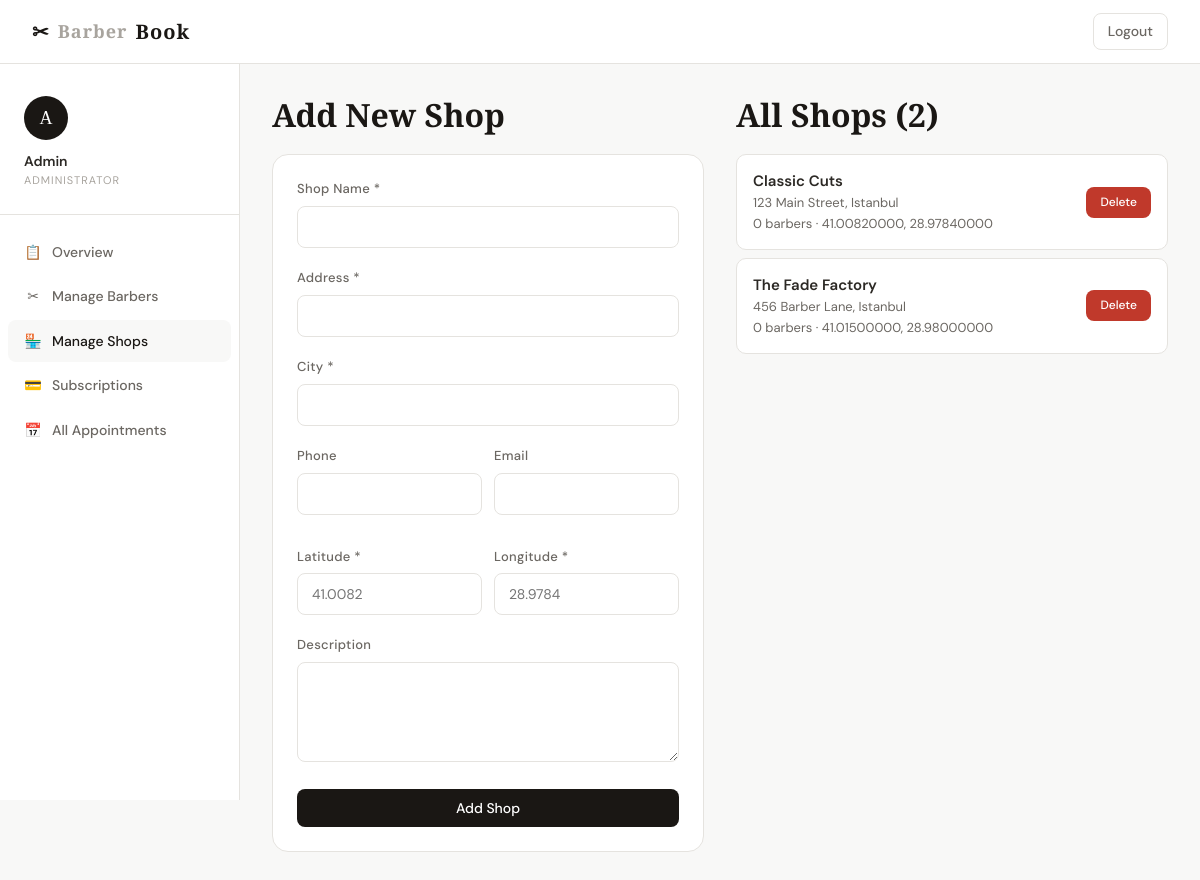
The page /admin/shops.php (signed in) on the database its author committed.
### tables this page shows
CREATE TABLE shops (
    id INT AUTO_INCREMENT PRIMARY KEY,
    name VARCHAR(150) NOT NULL,
    address VARCHAR(255) NOT NULL,
    city VARCHAR(100) NOT NULL,
    phone VARCHAR(20),
    email VARCHAR(150),
    description TEXT,
    latitude DECIMAL(10,8) NOT NULL,
    longitude DECIMAL(11,8) NOT NULL,
    avatar VARCHAR(255) DEFAULT 'default_shop.png',
    created_at TIMESTAMP DEFAULT CURRENT_TIMESTAMP
);

### includes/config.php (called while the page is built, shortened)
<?php
function e($s) { return htmlspecialchars($s ?? '', ENT_QUOTES, 'UTF-8'); }

### admin/shops.php (the view, shortened to what this page needs)
<?php
require_once '../includes/config.php';
$db = getDB();
$shops = $db->query("SELECT s.*, COUNT(b.id) as barber_count FROM shops s LEFT JOIN barbers b ON b.shop_id=s.id GROUP BY s.id ORDER BY s.name")->fetchAll();
require_once '../includes/header.php';
?>
<nav class="navbar">
  <a href="dashboard.php" class="navbar-brand">✂ <span>Barber</span>Book</a>
  <ul class="navbar-nav"><li><a href="logout.php" class="btn btn-outline btn-sm">Logout</a></li></ul>
</nav>
<div class="dashboard">
  <aside class="sidebar">
    <div class="sidebar-user"><div class="sidebar-avatar">A</div><div class="sidebar-name"><?=e($_SESSION['admin_name'])?></div><div class="sidebar-role">Administrator</div></div>
    <ul class="sidebar-nav">
      <li><a href="dashboard.php"><span class="icon">📋</span> Overview</a></li>
      <li><a href="barbers.php"><span class="icon">✂</span> Manage Barbers</a></li>
      <li><a href="shops.php" class="active"><span class="icon">🏪</span> Manage Shops</a></li>
      <li><a href="subscriptions.php"><span class="icon">💳</span> Subscriptions</a></li>
      <li><a href="appointments.php"><span class="icon">📅</span> All Appointments</a></li>
    </ul>
  </aside>
  <div class="main-content">
    <div class="grid grid-2" style="gap:32px">
      <div>
        <h2 style="margin-bottom:20px">Add New Shop</h2>
        <div class="card">
          <div class="card-body">
            <form method="POST">
              <div class="form-group"><label class="form-label">Shop Name *</label><input type="text" name="name" class="form-control" required></div>
              <div class="form-group"><label class="form-label">Address *</label><input type="text" name="address" class="form-control" required></div>
              <div class="form-group"><label class="form-label">City *</label><input type="text" name="city" class="form-control" required></div>
              <div class="grid grid-2" style="gap:12px">
                <div class="form-group"><label class="form-label">Phone</label><input type="tel" name="phone" class="form-control"></div>
                <div class="form-group"><label class="form-label">Email</label><input type="email" name="email" class="form-control"></div>
                <div class="form-group"><label class="form-label">Latitude *</label><input type="number" name="latitude" step="any" class="form-control" required placeholder="41.0082"></div>
                <div class="form-group"><label class="form-label">Longitude *</label><input type="number" name="longitude" step="any" class="form-control" required placeholder="28.9784"></div>
              </div>
              <div class="form-group"><label class="form-label">Description</label><textarea name="description" class="form-control" rows="2"></textarea></div>
              <button type="submit" class="btn btn-primary btn-full">Add Shop</button>
            </form>
          </div>
        </div>
      </div>
      <div>
        <h2 style="margin-bottom:20px">All Shops (<?=count($shops)?>)</h2>
        <?php foreach($shops as $s): ?>
        <div style="padding:14px 16px;background:var(--white);border:1px solid var(--border);border-radius:10px;margin-bottom:8px">
          <div class="flex-between">
            <div>
              <div style="font-weight:600"><?=e($s['name'])?></div>
              <div class="text-small text-muted"><?=e($s['address'])?>, <?=e($s['city'])?></div>
              <div class="text-small text-muted"><?=$s['barber_count']?> barbers · <?=e($s['latitude'])?>, <?=e($s['longitude'])?></div>
            </div>
            <a href="?delete=<?=$s['id']?>" class="btn btn-danger btn-sm" onclick="return confirm('Delete shop and all its barbers?')">Delete</a>
          </div>
        </div>
        <?php endforeach; ?>
      </div>
    </div>
  </div>
</div>
<?php require_once '../includes/footer.php'; ?>

### includes/header.php (shortened to what this page needs)
<?php require_once __DIR__ . '/config.php'; ?>
<!DOCTYPE html>
<html lang="en">
<head>
<link rel="stylesheet" href="<?= SITE_URL ?>/css/style.css">
</head>
<body>

### includes/footer.php (shortened to what this page needs)
</body>
</html>

### css/style.css (style rules this page uses)
:root { --white: #ffffff; --off-white: #f8f8f7; --light: #f0efed; --border: #e5e3df; --muted: #a8a49e; --text-light: #6b6762; --text: #2c2925; --dark: #1a1714; --accent: #2c2925; --accent-hover: #1a1714; --success: #2d6a4f; --danger: #c0392b; --warning: #e67e22; --radius: 8px; --radius-lg: 16px; --shadow: 0 2px 12px rgba(0,0,0,0.06); --shadow-md: 0 4px 24px rgba(0,0,0,0.10); --transition: all 0.2s ease; }
*, *::before, *::after { box-sizing: border-box; margin: 0; padding: 0; }
html { scroll-behavior: smooth; }
body { font-family: 'DM Sans', sans-serif; background: var(--off-white); color: var(--text); font-size: 15px; line-height: 1.6; -webkit-font-smoothing: antialiased; }
h1, h2, h3, h4 { font-family: 'Playfair Display', serif; font-weight: 600; line-height: 1.2; color: var(--dark); }
h2 { font-size: clamp(22px, 4vw, 32px); }
a { color: var(--accent); text-decoration: none; transition: var(--transition); }
.navbar { background: var(--white); border-bottom: 1px solid var(--border); padding: 0 32px; height: 64px; display: flex; align-items: center; justify-content: space-between; position: sticky; top: 0; z-index: 100; backdrop-filter: blur(8px); }
.navbar-brand { font-family: 'Playfair Display', serif; font-size: 20px; font-weight: 700; color: var(--dark); letter-spacing: 1px; display: flex; align-items: center; gap: 8px; }
.navbar-brand span { color: var(--muted); font-size: 18px; }
.navbar-nav { display: flex; align-items: center; gap: 24px; list-style: none; }
.navbar-nav a { color: var(--text-light); font-size: 14px; font-weight: 500; }
.btn { display: inline-flex; align-items: center; justify-content: center; gap: 6px; padding: 10px 22px; border: none; border-radius: var(--radius); font-family: 'DM Sans', sans-serif; font-size: 14px; font-weight: 500; cursor: pointer; transition: var(--transition); text-decoration: none; white-space: nowrap; }
.btn-primary { background: var(--dark); color: var(--white); }
.btn-outline { background: transparent; color: var(--dark); border: 1.5px solid var(--border); }
.btn-danger { background: var(--danger); color: var(--white); }
.btn-sm { padding: 6px 14px; font-size: 12px; }
.btn-full { width: 100%; }
.form-group { margin-bottom: 20px; }
.form-label { display: block; font-size: 13px; font-weight: 500; color: var(--text-light); margin-bottom: 6px; letter-spacing: 0.3px; }
.form-control { width: 100%; padding: 11px 14px; border: 1.5px solid var(--border); border-radius: var(--radius); font-family: 'DM Sans', sans-serif; font-size: 14px; background: var(--white); color: var(--text); transition: var(--transition); outline: none; }
textarea.form-control { resize: vertical; min-height: 100px; }
.card { background: var(--white); border: 1px solid var(--border); border-radius: var(--radius-lg); overflow: hidden; transition: var(--transition); }
.card-body { padding: 24px; }
.grid { display: grid; gap: 20px; }
.grid-2 { grid-template-columns: repeat(2, 1fr); }
.dashboard { display: grid; grid-template-columns: 240px 1fr; min-height: calc(100vh - 64px); gap: 0; }
.sidebar { background: var(--white); border-right: 1px solid var(--border); padding: 32px 0; position: sticky; top: 64px; height: calc(100vh - 64px); overflow-y: auto; }
.sidebar-user { padding: 0 24px 24px; border-bottom: 1px solid var(--border); margin-bottom: 16px; }
.sidebar-avatar { width: 44px; height: 44px; border-radius: 50%; background: var(--dark); color: var(--white); display: flex; align-items: center; justify-content: center; font-size: 18px; font-family: 'Playfair Display', serif; margin-bottom: 10px; }
.sidebar-name { font-weight: 600; font-size: 14px; }
.sidebar-role { font-size: 11px; color: var(--muted); text-transform: uppercase; letter-spacing: 1px; }
.sidebar-nav { list-style: none; }
.sidebar-nav li { margin: 2px 8px; }
.sidebar-nav a { display: flex; align-items: center; gap: 10px; padding: 10px 16px; border-radius: var(--radius); color: var(--text-light); font-size: 14px; font-weight: 500; transition: var(--transition); }
.sidebar-nav a:hover, .sidebar-nav a.active { background: var(--off-white); color: var(--dark); opacity: 1; }
.sidebar-nav .icon { width: 18px; text-align: center; }
.main-content { padding: 32px; overflow-y: auto; }
.text-muted { color: var(--text-light); }
.text-small { font-size: 13px; }
.flex-between { display: flex; justify-content: space-between; align-items: center; }

### rows shown on the page
shops: name "Classic Cuts", address "123 Main Street", city "Istanbul", barber_count "0", latitude "41.00820000", longitude "28.97840000"
shops: name "The Fade Factory", address "456 Barber Lane", city "Istanbul", barber_count "0", latitude "41.01500000", longitude "28.98000000"

### other values the page prints
$_SESSION['admin_name'] "Admin"
count($shops) "2"
